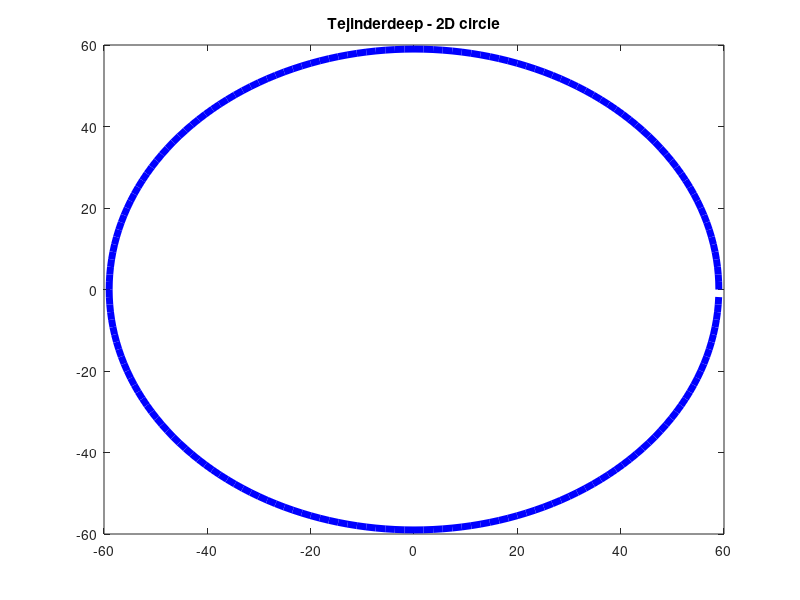

Recreate this plot in MATLAB.
r=59;
noofpoints=200;
x=zeros(1,noofpoints);
y=zeros(1,noofpoints);
for i=1:noofpoints
    theta=2*pi*(i-1)/noofpoints;
    x(i)=r*cos(theta);
    y(i)=r*sin(theta);
end
plot(x,y,'b-','linewidth',5);
title('Tejinderdeep - 2D circle');